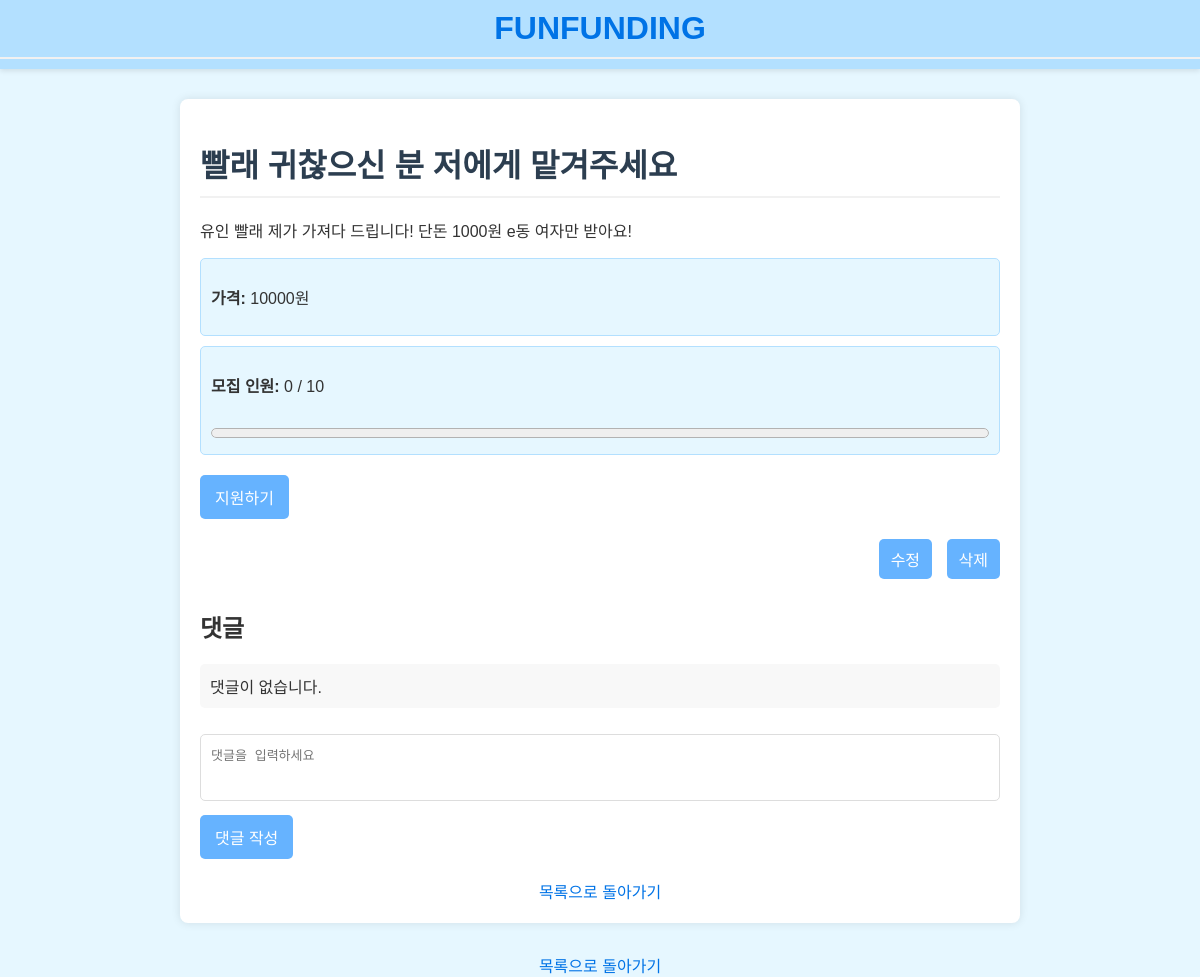
The app's page /posts/9/ (signed in), older data.
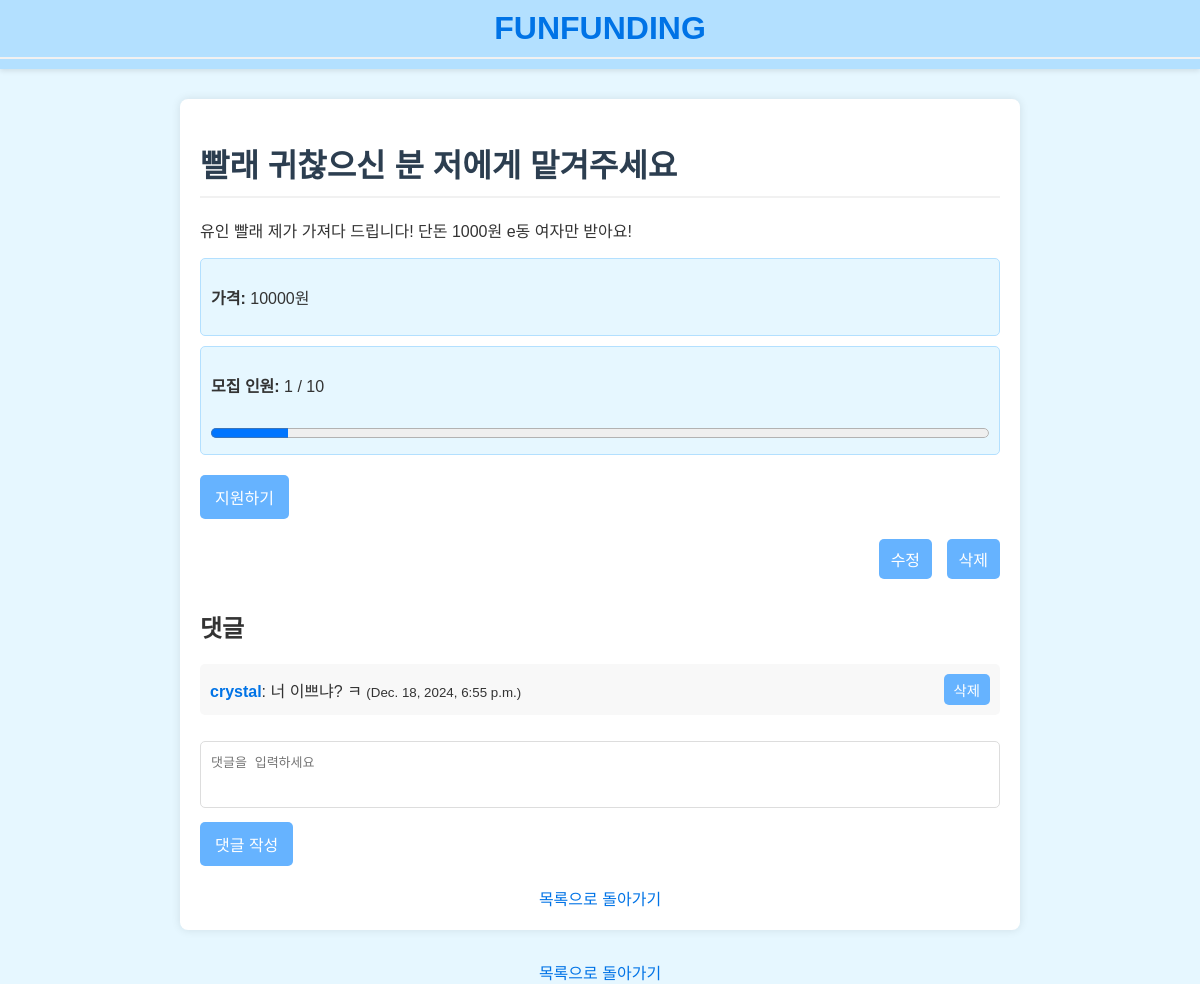
The same page, newer data.
### funding/models.py (models this page shows, shortened)
class Post(models.Model):
    title = models.CharField(max_length=100)  # 게시글 제목
    content = models.TextField()  # 게시글 내용
    price = models.PositiveIntegerField()  # 가격
    capacity = models.PositiveIntegerField(default=10)  # 모집 인원
    current_applicants = models.PositiveIntegerField(default=0)  # 현재 지원자 수
    created_at = models.DateTimeField(auto_now_add=True)  # 생성 시간
    updated_at = models.DateTimeField(auto_now=True)  # 수정 시간
    author = models.ForeignKey(User, on_delete=models.CASCADE, related_name='posts')  # 작성자
    def is_full(self):
        return self.current_applicants >= self.capacity  # 모집 마감 여부

class Comment(models.Model):
    post = models.ForeignKey('Post', on_delete=models.CASCADE, related_name='comments')  # 게시글과 연결
    user = models.ForeignKey(User, on_delete=models.CASCADE)  # 댓글 작성자
    content = models.TextField()  # 댓글 내용
    created_at = models.DateTimeField(auto_now_add=True)  # 댓글 작성 시간

### funding/views.py (the view, shortened to what this page needs)
# urls.py: path('posts/<int:pk>/', views.post_detail, name='post_detail'),  # 상세 페이지
def post_detail(request, pk):
    post = get_object_or_404(Post, pk=pk)
    comments = post.comments.all()
    return render(request, 'funding/post_detail.html', {'post': post, 'comments': comments})

### funding/templates/funding/post_detail.html (shortened to what this page needs)
<!DOCTYPE html>
<html lang="en">
<head>
</head>
<body>
    <header>
        <div class="logo">
            <a href="{% url 'post_list' %}">
                <h1>FunFunding</h1>
            </a>
        </div>
    </header>
    <div class="container">
        <h1>{{ post.title }}</h1>
        <p>{{ post.content }}</p>
        <div class="price-info">
            <p><strong>가격:</strong> {{ post.price }}원</p>
        </div>
        <div class="progress-info">
            <p><strong>모집 인원:</strong> {{ post.current_applicants }} / {{ post.capacity }}</p>
            <progress value="{{ post.current_applicants }}" max="{{ post.capacity }}"></progress>
        </div>
        {% if not post.is_full %}
            <form method="POST">
                <button type="submit" name="support">지원하기</button>
            </form>
        {% else %}
            <p class="alert">모집이 마감되었습니다.</p>
        {% endif %}
        {% if user.is_authenticated and user == post.author %}
            <div class="button-group">
                <a href="{% url 'post_edit' post.pk %}">수정</a>
                <a href="{% url 'post_delete' post.pk %}">삭제</a>
            </div>
        {% endif %}
        <div class="comment-section">
            <h2>댓글</h2>
            <ul class="comment-list">
                {% for comment in comments %}
                    <li>
                        <div>
                            <strong>{{ comment.user.username }}</strong>: {{ comment.content }}
                            <small>({{ comment.created_at }})</small>
                        </div>
                        {% if user.is_authenticated and user == comment.user %}
                            <a href="{% url 'comment_delete' comment.pk %}" class="delete-comment">삭제</a>
                        {% endif %}
                    </li>
                {% empty %}
                    <li>댓글이 없습니다.</li>
                {% endfor %}
            </ul>
            <form method="POST">
                <textarea name="content" rows="3" placeholder="댓글을 입력하세요" required></textarea>
                <button type="submit" name="comment">댓글 작성</button>
            </form>
        </div>
        <div class="footer">
            <a href="{% url 'post_list' %}">목록으로 돌아가기</a>
        </div>
    </div>
</body>
</html>
        <div class="footer">
            <a href="{% url 'post_list' %}">목록으로 돌아가기</a>
        </div>
</body>
</html>

Row changes from the older to the newer data that the page shows:
changed Post "빨래 귀찮으신 분 저에게 맡겨주세요": current_applicants "0" → "1"
added Comment: user.username "crystal", content "너 이쁘냐? ㅋ", created_at "Dec. 18, 2024, 6:55 p.m.", shows "삭제"
Text that changed along with them:
text no longer shown: "댓글이 없습니다."
